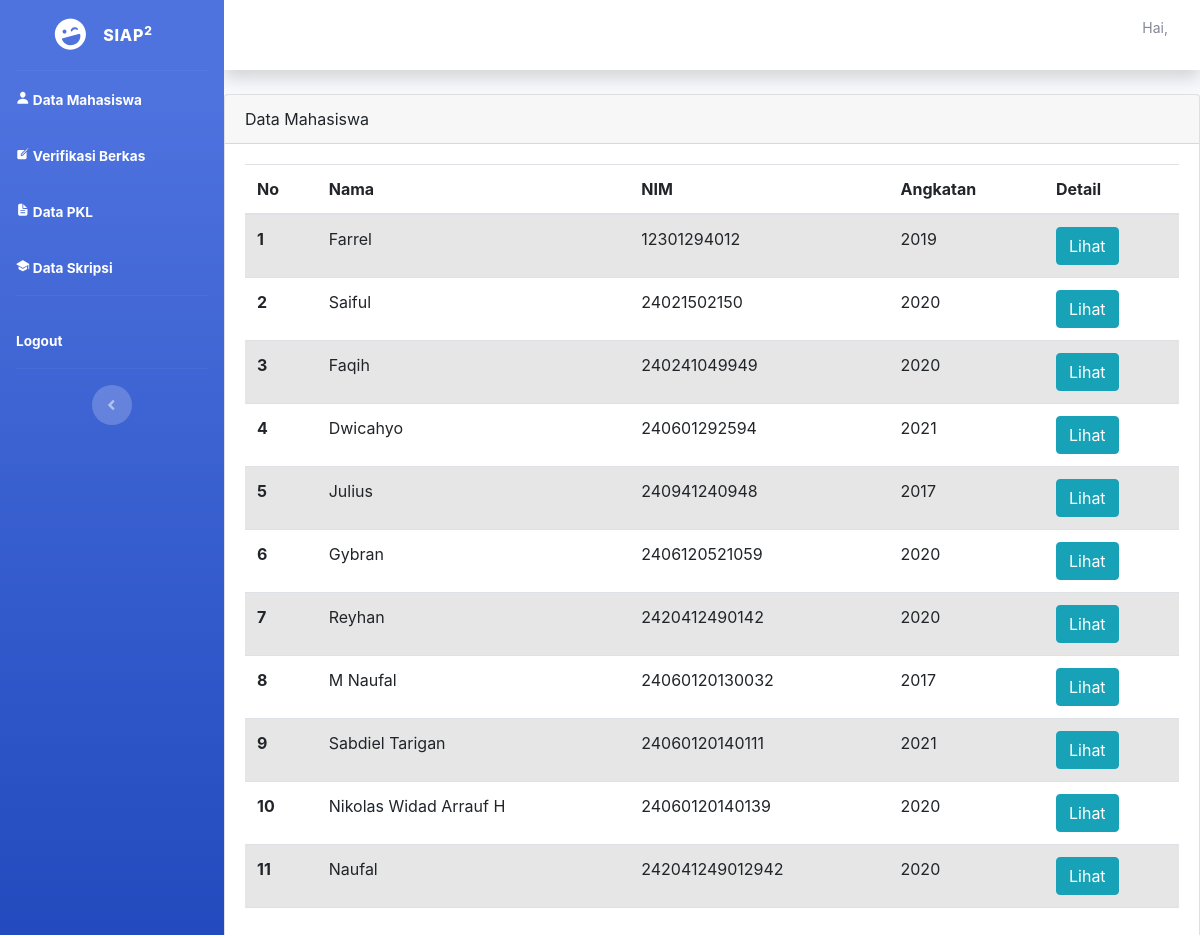
Page /dosen_verif.php on the committed database.
### tables this page shows
CREATE TABLE `mhs` (
  `id_user` int(11) NOT NULL,
  `nim` bigint(14) NOT NULL,
  `foto` varchar(255) NOT NULL,
  `nama` varchar(45) DEFAULT NULL,
  `angkatan` int(11) DEFAULT NULL,
  `status_mhs` varchar(30) NOT NULL,
  `nip` bigint(20) NOT NULL,
  `hp` bigint(12) DEFAULT NULL,
  `email` varchar(45) DEFAULT NULL,
  `alamat` varchar(255) DEFAULT NULL,
  `id_provinsi` int(11) DEFAULT NULL,
  `id_kabupaten` int(11) DEFAULT NULL
);

### dosen_verif.php (the view, shortened to what this page needs)
<?php
require_once 'config.php';
?>
<!DOCTYPE html>
<html lang="en">
<head>
</head>
<body id="page-top">
    <div id="wrapper">
        <div id="content-wrapper" class="d-flex flex-column">
            <div id="content">
            <div class="card">
                    <div class="card-header">Data Mahasiswa</div>
                    <div class="card-body">
                    <table class="table table-striped table-hover">
                        <thead>
                            <tr>
                            <th scope="col">No</th>
                            <th scope="col">Nama</th>
                            <th scope="col">NIM</th>
                            <th scope="col">Angkatan</th>
                            <th scope="col">Detail</th>
                            </tr>
                        </thead>
                        <tbody>
                        <?php
                        $query = "SELECT * FROM mhs" ;
                        $result = $conn->query($query);
                        $i = 1;
                        while ($row = $result->fetch_assoc()) {
                            echo "<tr>";
                            echo "<th>".$i."</th>";
                            echo "<td>".$row['nama']."</td>";
                            echo "<td>".$row['nim']."</td>";
                            echo "<td>".$row['angkatan']."</td>";
                            echo '<td><a class="btn btn-info" href="#">Lihat</a></td>';
                            echo "</tr>";
                            $i++;
                        }
                        echo '</tbody>';
                        echo '</table>';
                        ?>
                    </div>
                </div>
            </div>
        </div>
    </div>
</body>
</html>

### rows in the picture
mhs: nama "Farrel", nim "12301294012", angkatan "2019"
mhs: nama "Saiful", nim "24021502150", angkatan "2020"
mhs: nama "Faqih", nim "240241049949", angkatan "2020"
mhs: nama "Dwicahyo", nim "240601292594", angkatan "2021"
mhs: nama "Julius", nim "240941240948", angkatan "2017"
mhs: nama "Gybran", nim "2406120521059", angkatan "2020"
mhs: nama "Reyhan", nim "2420412490142", angkatan "2020"
mhs: nama "M Naufal", nim "24060120130032", angkatan "2017"
mhs: nama "Sabdiel Tarigan", nim "24060120140111", angkatan "2021"
mhs: nama "Nikolas Widad Arrauf H", nim "24060120140139", angkatan "2020"
mhs: nama "Naufal", nim "242041249012942", angkatan "2020"
